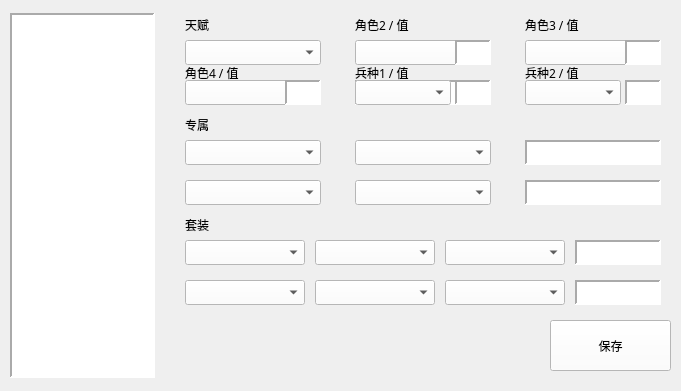
    <widget class="QWidget" name="widget_5" native="true">
     <property name="enabled">
      <bool>true</bool>
     </property>
     <property name="geometry">
      <rect>
       <x>0</x>
       <y>0</y>
       <width>681</width>
       <height>391</height>
      </rect>
     </property>
     <widget class="QListWidget" name="listview_item_3">
      <property name="geometry">
       <rect>
        <x>10</x>
        <y>13</y>
        <width>145</width>
        <height>365</height>
       </rect>
      </property>
      <property name="font">
       <font>
        <pointsize>8</pointsize>
       </font>
      </property>
      <property name="styleSheet">
       <string notr="true">background-color:rgb(255, 255, 255);
color:rgb(0,0,0);</string>
      </property>
      <property name="frameShape">
       <enum>QFrame::Panel</enum>
      </property>
      <property name="frameShadow">
       <enum>QFrame::Sunken</enum>
      </property>
      <property name="lineWidth">
       <number>2</number>
      </property>
      <property name="autoScroll">
       <bool>true</bool>
      </property>
      <property name="editTriggers">
       <set>QAbstractItemView::NoEditTriggers</set>
      </property>
      <property name="defaultDropAction">
       <enum>Qt::MoveAction</enum>
      </property>
     </widget>
     <widget class="QPushButton" name="item_save_2">
      <property name="geometry">
       <rect>
        <x>550</x>
        <y>320</y>
        <width>121</width>
        <height>51</height>
       </rect>
      </property>
      <property name="styleSheet">
       <string notr="true">background-color:rgb(255, 255, 255);
color:rgb(0,0,0);</string>
      </property>
      <property name="text">
       <string>保存</string>
      </property>
     </widget>
     <widget class="QLabel" name="power_1">
      <property name="geometry">
       <rect>
        <x>185</x>
        <y>15</y>
        <width>31</width>
        <height>20</height>
       </rect>
      </property>
      <property name="font">
       <font>
        <family>微软雅黑</family>
       </font>
      </property>
      <property name="styleSheet">
       <string notr="true">color:rgb(0,0,0);</string>
      </property>
      <property name="text">
       <string>&lt;html&gt;&lt;head/&gt;&lt;body&gt;&lt;p&gt;天赋&lt;/p&gt;&lt;/body&gt;&lt;/html&gt;</string>
      </property>
     </widget>
     <widget class="QComboBox" name="power_input_1_1">
      <property name="geometry">
       <rect>
        <x>185</x>
        <y>40</y>
        <width>136</width>
        <height>25</height>
       </rect>
      </property>
      <property name="styleSheet">
       <string notr="true">background-color:rgb(255, 255, 255);
color:rgb(0,0,0);</string>
      </property>
     </widget>
     <widget class="QLabel" name="power_2">
      <property name="geometry">
       <rect>
        <x>185</x>
        <y>115</y>
        <width>41</width>
        <height>20</height>
       </rect>
      </property>
      <property name="font">
       <font>
        <family>微软雅黑</family>
       </font>
      </property>
      <property name="styleSheet">
       <string notr="true">color:rgb(0,0,0);</string>
      </property>
      <property name="text">
       <string>&lt;html&gt;&lt;head/&gt;&lt;body&gt;&lt;p&gt;专属&lt;/p&gt;&lt;/body&gt;&lt;/html&gt;</string>
      </property>
     </widget>
     <widget class="QLabel" name="power_3">
      <property name="geometry">
       <rect>
        <x>185</x>
        <y>215</y>
        <width>31</width>
        <height>20</height>
       </rect>
      </property>
      <property name="font">
       <font>
        <family>微软雅黑</family>
       </font>
      </property>
      <property name="styleSheet">
       <string notr="true">color:rgb(0,0,0);</string>
      </property>
      <property name="text">
       <string>&lt;html&gt;&lt;head/&gt;&lt;body&gt;&lt;p&gt;套装&lt;/p&gt;&lt;/body&gt;&lt;/html&gt;</string>
      </property>
     </widget>
     <widget class="QComboBox" name="power_input_1_2">
      <property name="geometry">
       <rect>
        <x>355</x>
        <y>40</y>
        <width>136</width>
        <height>25</height>
       </rect>
      </property>
      <property name="styleSheet">
       <string notr="true">background-color:rgb(255, 255, 255);
color:rgb(0,0,0);</string>
      </property>
     </widget>
     <widget class="QComboBox" name="power_input_1_3">
      <property name="geometry">
       <rect>
        <x>525</x>
        <y>40</y>
        <width>136</width>
        <height>25</height>
       </rect>
      </property>
      <property name="styleSheet">
       <string notr="true">background-color:rgb(255, 255, 255);
color:rgb(0,0,0);</string>
      </property>
     </widget>
     <widget class="QComboBox" name="power_input_1_4">
      <property name="geometry">
       <rect>
        <x>185</x>
        <y>80</y>
        <width>136</width>
        <height>25</height>
       </rect>
      </property>
      <property name="styleSheet">
       <string notr="true">background-color:rgb(255, 255, 255);
color:rgb(0,0,0);</string>
      </property>
     </widget>
     <widget class="QTextEdit" name="power_input_1_5">
      <property name="geometry">
       <rect>
        <x>355</x>
        <y>80</y>
        <width>136</width>
        <height>25</height>
       </rect>
      </property>
      <property name="font">
       <font>
        <family>微软雅黑</family>
        <pointsize>9</pointsize>
       </font>
      </property>
      <property name="styleSheet">
       <string notr="true">background-color:rgb(255, 255, 255);
color:rgb(0,0,0);</string>
      </property>
      <property name="frameShape">
       <enum>QFrame::Panel</enum>
      </property>
      <property name="lineWidth">
       <number>2</number>
      </property>
      <property name="verticalScrollBarPolicy">
       <enum>Qt::ScrollBarAlwaysOff</enum>
      </property>
      <property name="horizontalScrollBarPolicy">
       <enum>Qt::ScrollBarAlwaysOff</enum>
      </property>
     </widget>
     <widget class="QLabel" name="power_label_1_2">
      <property name="visible"><bool>false</bool></property>
      <property name="geometry"><rect><x>355</x><y>15</y><width>136</width><height>20</height></rect></property>
      <property name="font"><font><family>微软雅黑</family></font></property>
      <property name="styleSheet"><string notr="true">color:rgb(0,0,0);</string></property>
      <property name="text"><string>角色2 / 值</string></property>
     </widget>
     <widget class="QLabel" name="power_label_1_3">
      <property name="visible"><bool>false</bool></property>
      <property name="geometry"><rect><x>525</x><y>15</y><width>136</width><height>20</height></rect></property>
      <property name="font"><font><family>微软雅黑</family></font></property>
      <property name="styleSheet"><string notr="true">color:rgb(0,0,0);</string></property>
      <property name="text"><string>角色3 / 值</string></property>
     </widget>
     <widget class="QLabel" name="power_label_1_4">
      <property name="visible"><bool>false</bool></property>
      <property name="geometry"><rect><x>185</x><y>65</y><width>136</width><height>15</height></rect></property>
      <property name="font"><font><family>微软雅黑</family></font></property>
      <property name="styleSheet"><string notr="true">color:rgb(0,0,0);</string></property>
      <property name="text"><string>角色4 / 值</string></property>
     </widget>
     <widget class="QLabel" name="power_label_1_5">
      <property name="visible"><bool>false</bool></property>
      <property name="geometry"><rect><x>355</x><y>65</y><width>136</width><height>15</height></rect></property>
      <property name="font"><font><family>微软雅黑</family></font></property>
      <property name="styleSheet"><string notr="true">color:rgb(0,0,0);</string></property>
      <property name="text"><string>兵种1 / 值</string></property>
     </widget>
     <widget class="QLabel" name="power_label_1_6">
      <property name="visible"><bool>false</bool></property>
      <property name="geometry"><rect><x>525</x><y>65</y><width>136</width><height>15</height></rect></property>
      <property name="font"><font><family>微软雅黑</family></font></property>
      <property name="styleSheet"><string notr="true">color:rgb(0,0,0);</string></property>
      <property name="text"><string>兵种2 / 值</string></property>
     </widget>
     <widget class="QTextEdit" name="power_input_1_6">
      <property name="visible"><bool>false</bool></property>
      <property name="geometry"><rect><x>455</x><y>40</y><width>36</width><height>25</height></rect></property>
      <property name="font"><font><family>微软雅黑</family><pointsize>9</pointsize></font></property>
      <property name="styleSheet"><string notr="true">background-color:rgb(255, 255, 255);
color:rgb(0,0,0);</string></property>
      <property name="frameShape"><enum>QFrame::Panel</enum></property>
      <property name="lineWidth"><number>2</number></property>
      <property name="verticalScrollBarPolicy"><enum>Qt::ScrollBarAlwaysOff</enum></property>
      <property name="horizontalScrollBarPolicy"><enum>Qt::ScrollBarAlwaysOff</enum></property>
     </widget>
     <widget class="QTextEdit" name="power_input_1_7">
      <property name="visible"><bool>false</bool></property>
      <property name="geometry"><rect><x>625</x><y>40</y><width>36</width><height>25</height></rect></property>
      <property name="font"><font><family>微软雅黑</family><pointsize>9</pointsize></font></property>
      <property name="styleSheet"><string notr="true">background-color:rgb(255, 255, 255);
color:rgb(0,0,0);</string></property>
      <property name="frameShape"><enum>QFrame::Panel</enum></property>
      <property name="lineWidth"><number>2</number></property>
      <property name="verticalScrollBarPolicy"><enum>Qt::ScrollBarAlwaysOff</enum></property>
      <property name="horizontalScrollBarPolicy"><enum>Qt::ScrollBarAlwaysOff</enum></property>
     </widget>
     <widget class="QTextEdit" name="power_input_1_8">
      <property name="visible"><bool>false</bool></property>
      <property name="geometry"><rect><x>285</x><y>80</y><width>36</width><height>25</height></rect></property>
      <property name="font"><font><family>微软雅黑</family><pointsize>9</pointsize></font></property>
      <property name="styleSheet"><string notr="true">background-color:rgb(255, 255, 255);
color:rgb(0,0,0);</string></property>
      <property name="frameShape"><enum>QFrame::Panel</enum></property>
      <property name="lineWidth"><number>2</number></property>
      <property name="verticalScrollBarPolicy"><enum>Qt::ScrollBarAlwaysOff</enum></property>
      <property name="horizontalScrollBarPolicy"><enum>Qt::ScrollBarAlwaysOff</enum></property>
     </widget>
     <widget class="QComboBox" name="power_input_1_9">
      <property name="visible"><bool>false</bool></property>
      <property name="geometry"><rect><x>355</x><y>80</y><width>96</width><height>25</height></rect></property>
      <property name="styleSheet"><string notr="true">background-color:rgb(255, 255, 255);
color:rgb(0,0,0);</string></property>
     </widget>
     <widget class="QTextEdit" name="power_input_1_10">
      <property name="visible"><bool>false</bool></property>
      <property name="geometry"><rect><x>455</x><y>80</y><width>36</width><height>25</height></rect></property>
      <property name="font"><font><family>微软雅黑</family><pointsize>9</pointsize></font></property>
      <property name="styleSheet"><string notr="true">background-color:rgb(255, 255, 255);
color:rgb(0,0,0);</string></property>
      <property name="frameShape"><enum>QFrame::Panel</enum></property>
      <property name="lineWidth"><number>2</number></property>
      <property name="verticalScrollBarPolicy"><enum>Qt::ScrollBarAlwaysOff</enum></property>
      <property name="horizontalScrollBarPolicy"><enum>Qt::ScrollBarAlwaysOff</enum></property>
     </widget>
     <widget class="QComboBox" name="power_input_1_11">
      <property name="visible"><bool>false</bool></property>
      <property name="geometry"><rect><x>525</x><y>80</y><width>96</width><height>25</height></rect></property>
      <property name="styleSheet"><string notr="true">background-color:rgb(255, 255, 255);
color:rgb(0,0,0);</string></property>
     </widget>
     <widget class="QTextEdit" name="power_input_1_12">
      <property name="visible"><bool>false</bool></property>
      <property name="geometry"><rect><x>625</x><y>80</y><width>36</width><height>25</height></rect></property>
      <property name="font"><font><family>微软雅黑</family><pointsize>9</pointsize></font></property>
      <property name="styleSheet"><string notr="true">background-color:rgb(255, 255, 255);
color:rgb(0,0,0);</string></property>
      <property name="frameShape"><enum>QFrame::Panel</enum></property>
      <property name="lineWidth"><number>2</number></property>
      <property name="verticalScrollBarPolicy"><enum>Qt::ScrollBarAlwaysOff</enum></property>
      <property name="horizontalScrollBarPolicy"><enum>Qt::ScrollBarAlwaysOff</enum></property>
     </widget>
     <widget class="QComboBox" name="power_input_2_2">
      <property name="geometry">
       <rect>
        <x>355</x>
        <y>140</y>
        <width>136</width>
        <height>25</height>
       </rect>
      </property>
      <property name="styleSheet">
       <string notr="true">background-color:rgb(255, 255, 255);
color:rgb(0,0,0);</string>
      </property>
     </widget>
     <widget class="QComboBox" name="power_input_2_1">
      <property name="geometry">
       <rect>
        <x>185</x>
        <y>140</y>
        <width>136</width>
        <height>25</height>
       </rect>
      </property>
      <property name="styleSheet">
       <string notr="true">background-color:rgb(255, 255, 255);
color:rgb(0,0,0);</string>
      </property>
     </widget>
     <widget class="QTextEdit" name="power_input_2_3">
      <property name="geometry">
       <rect>
        <x>525</x>
        <y>140</y>
        <width>136</width>
        <height>25</height>
       </rect>
      </property>
      <property name="font">
       <font>
        <family>微软雅黑</family>
        <pointsize>9</pointsize>
       </font>
      </property>
      <property name="styleSheet">
       <string notr="true">background-color:rgb(255, 255, 255);
color:rgb(0,0,0);</string>
      </property>
      <property name="frameShape">
       <enum>QFrame::Panel</enum>
      </property>
      <property name="lineWidth">
       <number>2</number>
      </property>
      <property name="verticalScrollBarPolicy">
       <enum>Qt::ScrollBarAlwaysOff</enum>
      </property>
      <property name="horizontalScrollBarPolicy">
       <enum>Qt::ScrollBarAlwaysOff</enum>
      </property>
     </widget>
     <widget class="QComboBox" name="power_input_2_4">
      <property name="geometry">
       <rect>
        <x>185</x>
        <y>180</y>
        <width>136</width>
        <height>25</height>
       </rect>
      </property>
      <property name="styleSheet">
       <string notr="true">background-color:rgb(255, 255, 255);
color:rgb(0,0,0);</string>
      </property>
     </widget>
     <widget class="QTextEdit" name="power_input_2_6">
      <property name="geometry">
       <rect>
        <x>525</x>
        <y>180</y>
        <width>136</width>
        <height>25</height>
       </rect>
      </property>
      <property name="font">
       <font>
        <family>微软雅黑</family>
        <pointsize>9</pointsize>
       </font>
      </property>
      <property name="styleSheet">
       <string notr="true">background-color:rgb(255, 255, 255);
color:rgb(0,0,0);</string>
      </property>
      <property name="frameShape">
       <enum>QFrame::Panel</enum>
      </property>
      <property name="lineWidth">
       <number>2</number>
      </property>
      <property name="verticalScrollBarPolicy">
       <enum>Qt::ScrollBarAlwaysOff</enum>
      </property>
      <property name="horizontalScrollBarPolicy">
       <enum>Qt::ScrollBarAlwaysOff</enum>
      </property>
     </widget>
     <widget class="QComboBox" name="power_input_2_5">
      <property name="geometry">
       <rect>
        <x>355</x>
        <y>180</y>
        <width>136</width>
        <height>25</height>
       </rect>
      </property>
      <property name="styleSheet">
       <string notr="true">background-color:rgb(255, 255, 255);
color:rgb(0,0,0);</string>
      </property>
     </widget>
     <widget class="QComboBox" name="power_input_3_2">
      <property name="geometry">
       <rect>
        <x>315</x>
        <y>240</y>
        <width>120</width>
        <height>25</height>
       </rect>
      </property>
      <property name="styleSheet">
       <string notr="true">background-color:rgb(255, 255, 255);
color:rgb(0,0,0);</string>
      </property>
     </widget>
     <widget class="QComboBox" name="power_input_3_3">
      <property name="geometry">
       <rect>
        <x>445</x>
        <y>240</y>
        <width>120</width>
        <height>25</height>
       </rect>
      </property>
      <property name="styleSheet">
       <string notr="true">background-color:rgb(255, 255, 255);
color:rgb(0,0,0);</string>
      </property>
     </widget>
     <widget class="QComboBox" name="power_input_3_1">
      <property name="geometry">
       <rect>
        <x>185</x>
        <y>240</y>
        <width>120</width>
        <height>25</height>
       </rect>
      </property>
      <property name="styleSheet">
       <string notr="true">background-color:rgb(255, 255, 255);
color:rgb(0,0,0);</string>
      </property>
     </widget>
     <widget class="QTextEdit" name="power_input_3_4">
      <property name="geometry">
       <rect>
        <x>575</x>
        <y>240</y>
        <width>86</width>
        <height>25</height>
       </rect>
      </property>
      <property name="font">
       <font>
        <family>微软雅黑</family>
        <pointsize>9</pointsize>
       </font>
      </property>
      <property name="styleSheet">
       <string notr="true">background-color:rgb(255, 255, 255);
color:rgb(0,0,0);</string>
      </property>
      <property name="frameShape">
       <enum>QFrame::Panel</enum>
      </property>
      <property name="lineWidth">
       <number>2</number>
      </property>
      <property name="verticalScrollBarPolicy">
       <enum>Qt::ScrollBarAlwaysOff</enum>
      </property>
      <property name="horizontalScrollBarPolicy">
       <enum>Qt::ScrollBarAlwaysOff</enum>
      </property>
     </widget>
     <widget class="QComboBox" name="power_input_3_6">
      <property name="geometry">
       <rect>
        <x>315</x>
        <y>280</y>
        <width>120</width>
        <height>25</height>
       </rect>
      </property>
      <property name="styleSheet">
       <string notr="true">background-color:rgb(255, 255, 255);
color:rgb(0,0,0);</string>
      </property>
     </widget>
     <widget class="QComboBox" name="power_input_3_7">
      <property name="geometry">
       <rect>
        <x>445</x>
        <y>280</y>
        <width>120</width>
        <height>25</height>
       </rect>
      </property>
      <property name="styleSheet">
       <string notr="true">background-color:rgb(255, 255, 255);
color:rgb(0,0,0);</string>
      </property>
     </widget>
     <widget class="QComboBox" name="power_input_3_5">
      <property name="geometry">
       <rect>
        <x>185</x>
        <y>280</y>
        <width>120</width>
        <height>25</height>
       </rect>
      </property>
      <property name="styleSheet">
       <string notr="true">background-color:rgb(255, 255, 255);
color:rgb(0,0,0);</string>
      </property>
     </widget>
     <widget class="QTextEdit" name="power_input_3_8">
      <property name="geometry">
       <rect>
        <x>575</x>
        <y>280</y>
        <width>86</width>
        <height>25</height>
       </rect>
      </property>
      <property name="font">
       <font>
        <family>微软雅黑</family>
        <pointsize>9</pointsize>
       </font>
      </property>
      <property name="styleSheet">
       <string notr="true">background-color:rgb(255, 255, 255);
color:rgb(0,0,0);</string>
      </property>
      <property name="frameShape">
       <enum>QFrame::Panel</enum>
      </property>
      <property name="lineWidth">
       <number>2</number>
      </property>
      <property name="verticalScrollBarPolicy">
       <enum>Qt::ScrollBarAlwaysOff</enum>
      </property>
      <property name="horizontalScrollBarPolicy">
       <enum>Qt::ScrollBarAlwaysOff</enum>
      </property>
     </widget>
    </widget>
